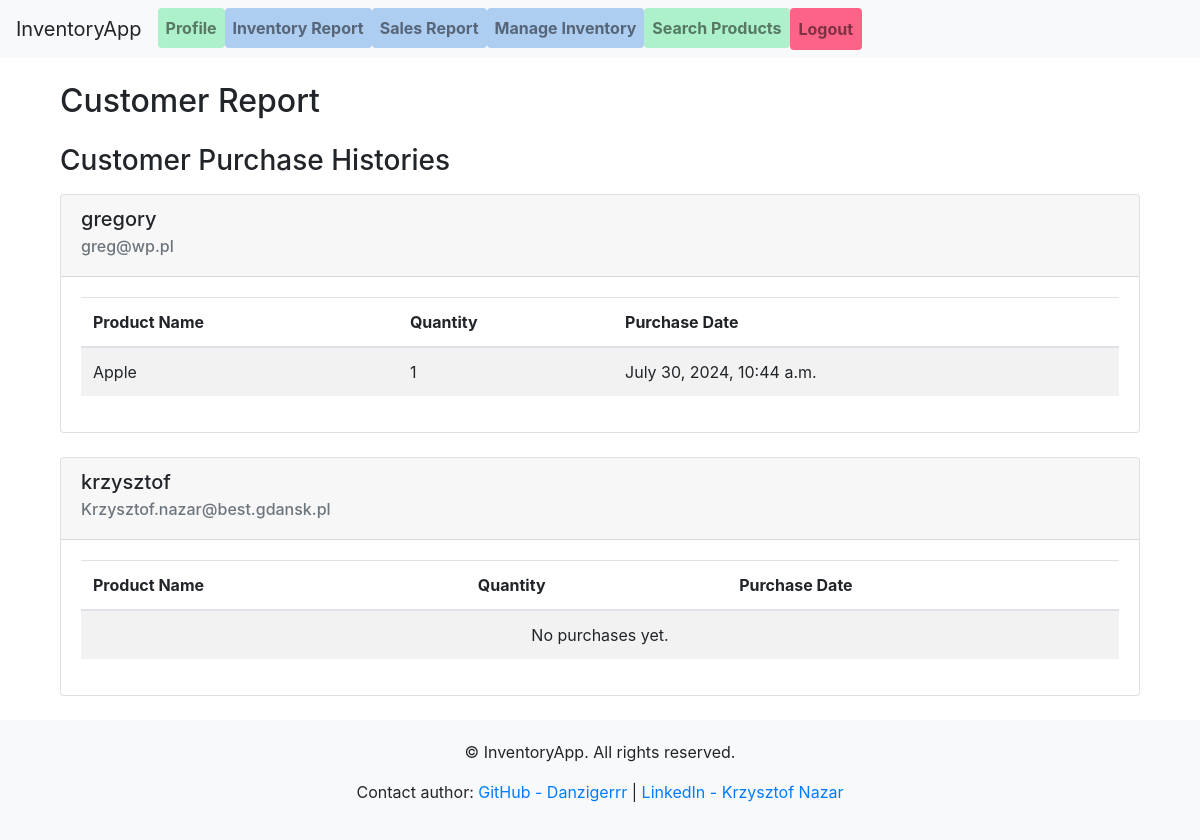
Before: /sales/customer_report/ (signed in) with the older database file.
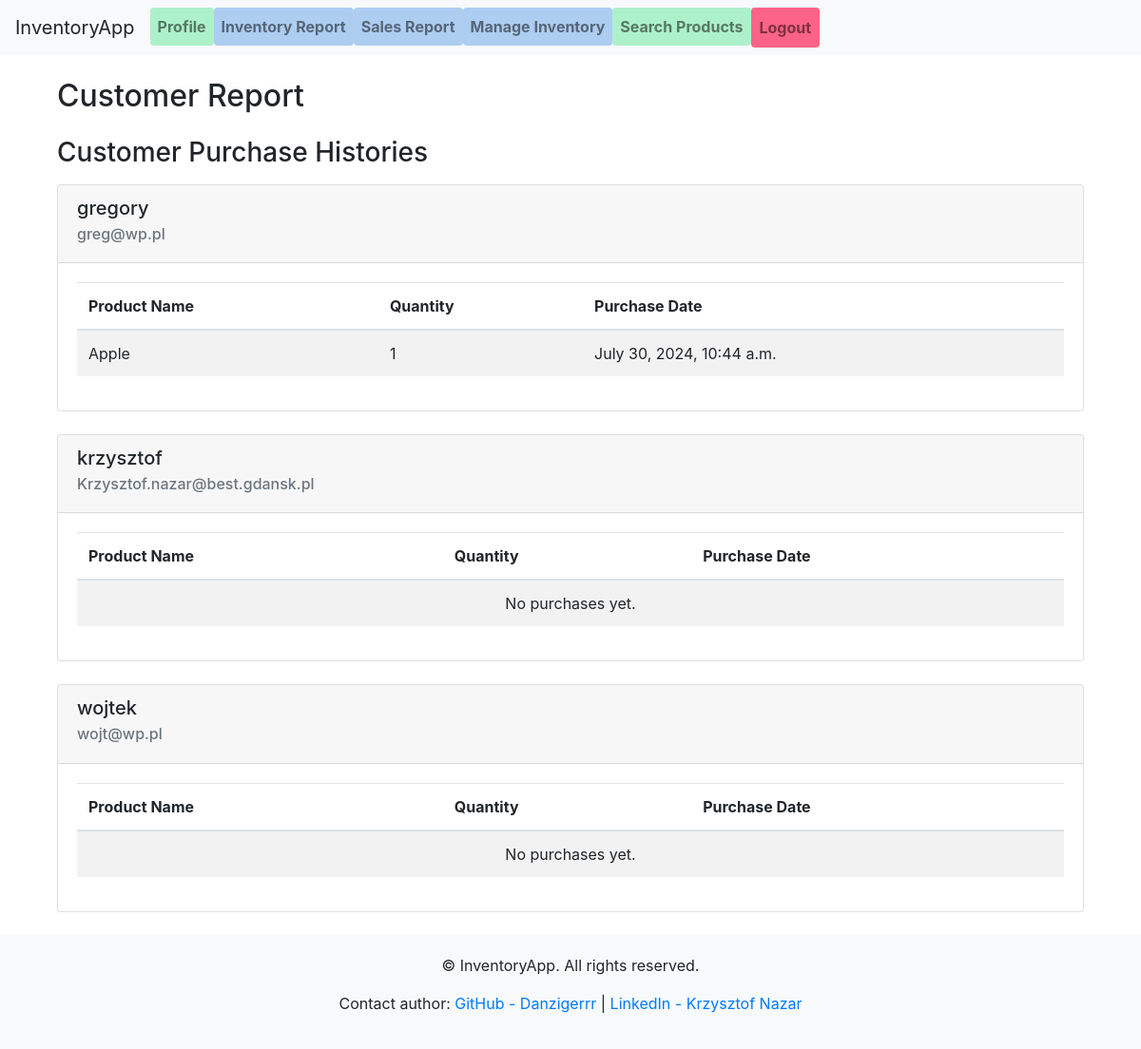
After: the same page with the newer database file.
### users/models.py (models this page shows, shortened)
class Customer(models.Model):
    user = models.OneToOneField(User, on_delete=models.CASCADE, related_name='customer_profile')
    name = models.CharField(max_length=100)
    email = models.EmailField(unique=True)
    phone = models.CharField(max_length=20)

### inventory/models.py (models this page shows, shortened)
class Purchase(models.Model):
    user = models.ForeignKey(User, on_delete=models.CASCADE)
    product = models.ForeignKey(Product, on_delete=models.CASCADE)
    quantity = models.PositiveIntegerField()
    date = models.DateTimeField(auto_now_add=True)

class Product(models.Model):
    name = models.CharField(max_length=255)
    description = models.TextField(blank=True, null=True)
    price = models.DecimalField(max_digits=10, decimal_places=2)
    stock = models.PositiveIntegerField(default=0)

### sales/views.py (the view)
# urls.py: path('customer_report/', views.customer_report, name='customer_report'),
@login_required
def customer_report(request):
    if not is_admin(request.user):
        raise PermissionDenied
    customers = Customer.objects.all()
    customer_data = []
    for customer in customers:
        purchases = Purchase.objects.filter(user=customer.user)
        customer_data.append({
            'customer': customer,
            'purchases': purchases
        })
    context = {
        'customer_data': customer_data,
    }
    return render(request, 'sales/customer_report.html', context)

### sales/views.py (called while the page is built)
def is_admin(user):
    return user.is_superuser

### templates/sales/customer_report.html (shortened to what this page needs)
{% extends 'base.html' %}
{% block content %}
    <div class="container mt-4">
        <h2 class="mb-4">Customer Report</h2>
        {% if customer_data %}
            <h3 class="mb-3">Customer Purchase Histories</h3>
            {% for data in customer_data %}
                <div class="card mb-4">
                    <div class="card-header">
                        <h5 class="card-title">{{ data.customer.name }} </h5>
                        <h6 class="card-subtitle mb-2 text-muted">{{ data.customer.email }}</h6>
                    </div>
                    <div class="card-body">
                        <table class="table table-striped">
                            <thead>
                            <tr>
                                <th>Product Name</th>
                                <th>Quantity</th>
                                <th>Purchase Date</th>
                            </tr>
                            </thead>
                            <tbody>
                            {% if data.purchases %}
                                {% for purchase in data.purchases %}
                                    <tr>
                                        <td>{{ purchase.product.name }}</td>
                                        <td>{{ purchase.quantity }}</td>
                                        <td>{{ purchase.date }}</td>
                                    </tr>
                                {% endfor %}
                            {% else %}
                                <tr>
                                    <td colspan="3" class="text-center">No purchases yet.</td>
                                </tr>
                            {% endif %}
                            </tbody>
                        </table>
                    </div>
                </div>
            {% endfor %}
        {% else %}
            <div class="alert alert-warning" role="alert">
                No customers found.
            </div>
        {% endif %}
    </div>
{% endblock %}

Changed rows visible on the page:
added Customer: customer.name "wojtek", customer.email "wojt@wp.pl", shows "No purchases yet."
